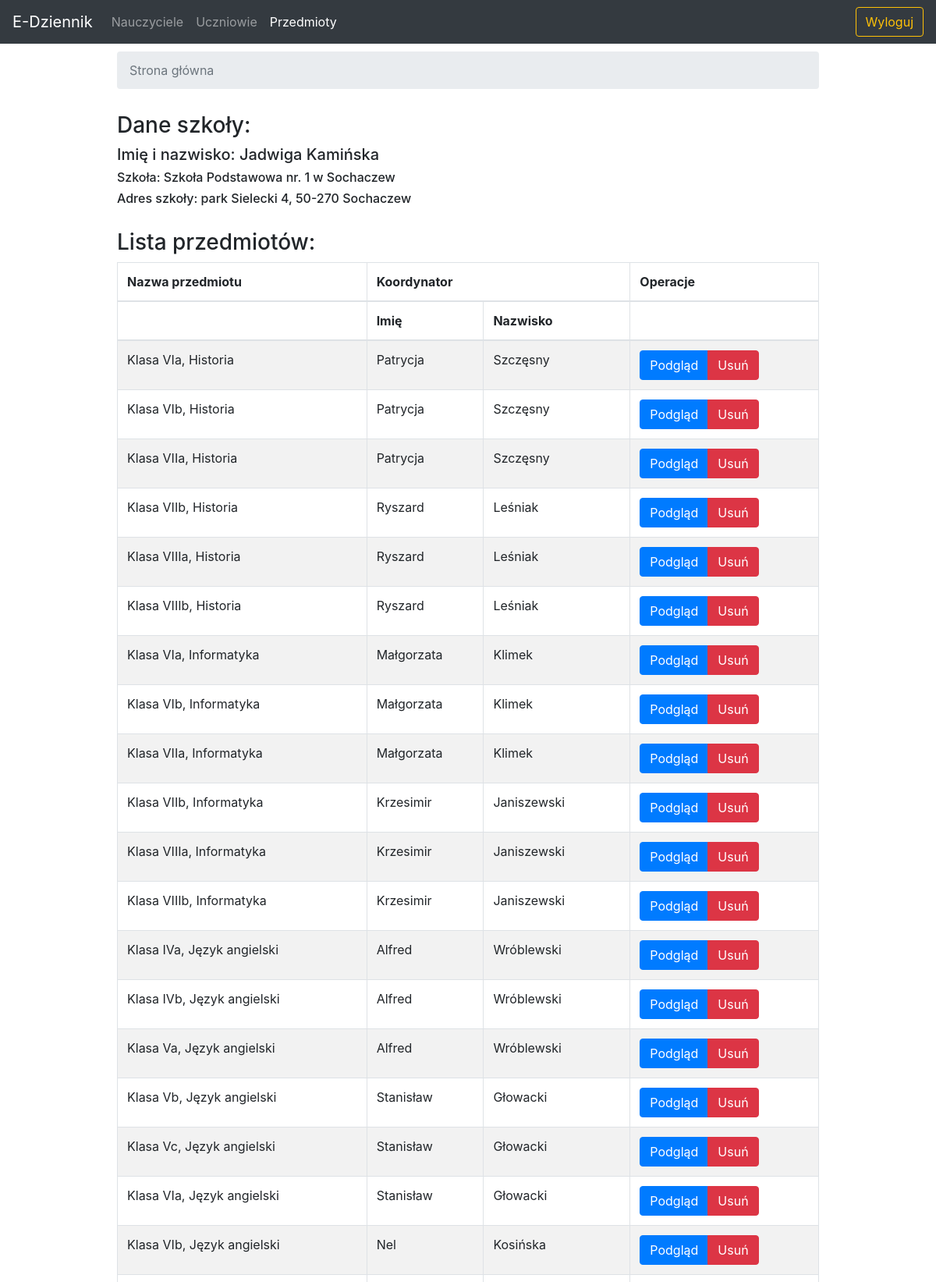
/school/subject_list?id=1 (upper part), run on the app's committed database.
### mainapp/models.py (models this page shows, shortened)
class School(models.Model):
	name = models.CharField(max_length=100, null=False)
	surname = models.CharField(max_length=100, null=False)
	email = models.CharField(max_length=100, null=False)
	schoolName = models.CharField(max_length=100, null=False)
	schoolAddress = models.CharField(max_length=100, null=False)
	user = models.OneToOneField(
		CustomUser,
		on_delete=models.CASCADE
	)

class Subject(models.Model):
	name = models.CharField(max_length=100, null=False)
	teacherId = models.ForeignKey(
		Teacher,
		on_delete = models.DO_NOTHING
	)

class Teacher(models.Model):
	name = models.CharField(max_length=100, null=False)
	surname = models.CharField(max_length=100, null=False)
	email = models.CharField(max_length=100, null=False)
	user = models.OneToOneField(
		CustomUser,
		on_delete=models.CASCADE
	)
	school = models.ForeignKey(
		School,
		on_delete = models.DO_NOTHING
	)

### mainapp/views.py (the view)
# urls.py: path('school/subject_list', vv.schoolSubjectList),
def schoolSubjectList(request):
	schoolObj = getSchoolId(request)
	subjectList = []
	subjectListX1 = models.Subject.objects.filter(teacherId__school=schoolObj)
	for sx1 in subjectListX1:
		teacherx2 = sx1.teacherId
		c = {
			'id': sx1.id,
			'name': sx1.name,
			'teacherName': teacherx2.name,
			'teacherSurname': teacherx2.surname,
		}
		subjectList.append(c)
	context = {
		'userFName': schoolObj.name,
		'userLName': schoolObj.surname,
		'schoolId': schoolObj.id,
		'schoolName': schoolObj.schoolName,
		'schoolAddress': schoolObj.schoolAddress,
		'subjectList': subjectList
	}
	return render(request, 'mainapp/schoolSubjectList.html', context)

### mainapp/views.py (called while the page is built)
def getSchoolId(request):
	rid = request.GET.get('id', None)
	if rid is None:
		role = request.user.role
		if role != models.CustomUser.SCHOOL:
			return None
		return models.School.objects.get(user=request.user)
	return models.School.objects.get(id=rid)

### templates/mainapp/schoolSubjectList.html (shortened to what this page needs)
{% extends 'mainapp/base.html' %}
{% block xnavbar %}
<li class="nav-item">
	<a class="nav-link" href="/school?id={{ schoolId }}">Nauczyciele</a>
</li>
<li class="nav-item">
	<a class="nav-link" href="/school/student_list?id={{ schoolId }}">Uczniowie</a>
</li>
<li class="nav-item active">
	<a class="nav-link" href="/school/subject_list?id={{ schoolId }}">Przedmioty</a>
</li>
{% endblock xnavbar %}
{% block breadcrumb %}
<li class="breadcrumb-item active" aria-current="page">Strona główna</li>
{% endblock breadcrumb %}
{% block content %}
	<div style="margin-top: 30px;">
		<h3>Dane szkoły:</h3>
			<h5>Imię i nazwisko: {{ userFName }} {{ userLName }}</h5>
			<h6 style="margin-top:5px;">Szkoła: {{ schoolName }}</h6>
			<h6>Adres szkoły: {{ schoolAddress }}</h6>
	</div>
	<div style="margin-top: 30px">
		<h3>Lista przedmiotów:</h3>
		<table style="width=100%" class="table table-striped table-hover table-bordered">
	<thead>
		<tr>
			<th colspan="1">Nazwa przedmiotu</th>
			<th colspan="2">Koordynator</th>
			<th colspan="1">Operacje</th>
		</tr>
		<tr>
			<th></th>
			<th>Imię</th>
			<th>Nazwisko</th>
			<th></th>
		</tr>
	</thead>
	<tbody>
		{% for subject in subjectList %}
			<tr>
				<td>{{ subject.name }}</td>
				<td>{{ subject.teacherName }}</td>
				<td>{{ subject.teacherSurname }}</td>
				<td>
					<div class="btn-group" role="group">
						<a class="btn btn-primary" href="/school/subject?id={{ subject.id }}">Podgląd</a>
						<a class="btn btn-danger" href="/school/remove_subject?subjectId={{ subject.id }}">Usuń</a>
					</div>
				</td>
			</tr>
		{% endfor %}
	</tbody>
		</table>
	</div>
{% endblock content %}

### data on the page
School: name "Jadwiga", surname "Kamińska", schoolName "Szkoła Podstawowa nr. 1 w Sochaczew", schoolAddress "park Sielecki 4, 50-270 Sochaczew"
Subject: name "Klasa VIa, Historia"
Teacher: teacherName "Patrycja" "Patrycja" "Patrycja", teacherSurname "Szczęsny" "Szczęsny" "Szczęsny"
Subject: name "Klasa VIb, Historia"
Subject: name "Klasa VIIa, Historia"
Subject: name "Klasa VIIb, Historia"
Teacher: teacherName "Ryszard" "Ryszard" "Ryszard", teacherSurname "Leśniak" "Leśniak" "Leśniak"
Subject: name "Klasa VIIIa, Historia"
Subject: name "Klasa VIIIb, Historia"
Subject: name "Klasa VIa, Informatyka"
Teacher: teacherName "Małgorzata" "Małgorzata" "Małgorzata", teacherSurname "Klimek" "Klimek" "Klimek"
Subject: name "Klasa VIb, Informatyka"
Subject: name "Klasa VIIa, Informatyka"
Subject: name "Klasa VIIb, Informatyka"
Teacher: teacherName "Krzesimir" "Krzesimir" "Krzesimir", teacherSurname "Janiszewski" "Janiszewski" "Janiszewski"
Subject: name "Klasa VIIIa, Informatyka"
Subject: name "Klasa VIIIb, Informatyka"
Subject: name "Klasa IVa, Język angielski"
Teacher: teacherName "Alfred" "Alfred" "Alfred", teacherSurname "Wróblewski" "Wróblewski" "Wróblewski"
Subject: name "Klasa IVb, Język angielski"
Subject: name "Klasa Va, Język angielski"
Subject: name "Klasa Vb, Język angielski"
Teacher: teacherName "Stanisław" "Stanisław" "Stanisław", teacherSurname "Głowacki" "Głowacki" "Głowacki"
Subject: name "Klasa Vc, Język angielski"
Subject: name "Klasa VIa, Język angielski"
Subject: name "Klasa VIb, Język angielski"
Teacher: teacherName "Nel", teacherSurname "Kosińska"
